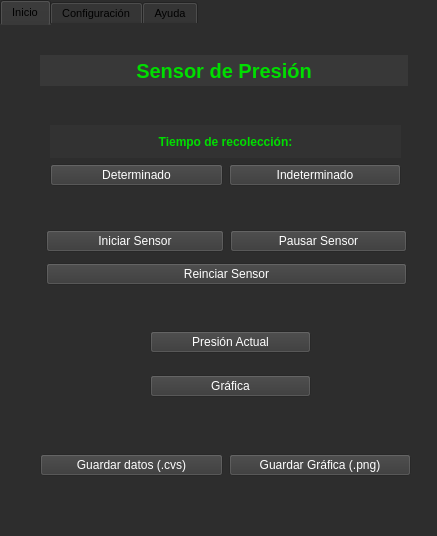
<?xml version="1.0" encoding="UTF-8"?>
<ui version="4.0">
 <class>MainWindow</class>
 <widget class="QMainWindow" name="MainWindow">
  <property name="geometry">
   <rect>
    <x>0</x>
    <y>0</y>
    <width>437</width>
    <height>536</height>
   </rect>
  </property>
  <property name="windowTitle">
   <string>MainWindow</string>
  </property>
  <property name="styleSheet">
   <string notr="true">background-color: rgb(45, 45,45);
border-color: rgb(56, 56, 56);
</string>
  </property>
  <widget class="QWidget" name="centralwidget">
   <widget class="QTabWidget" name="Ayuda">
    <property name="geometry">
     <rect>
      <x>0</x>
      <y>0</y>
      <width>451</width>
      <height>531</height>
     </rect>
    </property>
    <property name="sizePolicy">
     <sizepolicy hsizetype="Fixed" vsizetype="Fixed">
      <horstretch>0</horstretch>
      <verstretch>0</verstretch>
     </sizepolicy>
    </property>
    <property name="font">
     <font>
      <pointsize>8</pointsize>
     </font>
    </property>
    <property name="autoFillBackground">
     <bool>false</bool>
    </property>
    <property name="styleSheet">
     <string notr="true">background-color: rgb(45, 45, 45);
selection-color: rgb(255, 255, 255);
border-color: rgb(45, 45, 45);
selection-color: rgb(255, 255, 255);</string>
    </property>
    <property name="tabPosition">
     <enum>QTabWidget::North</enum>
    </property>
    <property name="tabShape">
     <enum>QTabWidget::Rounded</enum>
    </property>
    <property name="currentIndex">
     <number>0</number>
    </property>
    <property name="iconSize">
     <size>
      <width>25</width>
      <height>25</height>
     </size>
    </property>
    <property name="elideMode">
     <enum>Qt::ElideLeft</enum>
    </property>
    <widget class="QWidget" name="tab">
     <attribute name="title">
      <string>Inicio</string>
     </attribute>
     <widget class="QWidget" name="layoutWidget_2">
      <property name="geometry">
       <rect>
        <x>46</x>
        <y>200</y>
        <width>361</width>
        <height>67</height>
       </rect>
      </property>
      <layout class="QVBoxLayout" name="verticalLayout_5">
       <item>
        <layout class="QHBoxLayout" name="horizontalLayout_4">
         <item>
          <widget class="QPushButton" name="b1_4">
           <property name="styleSheet">
            <string notr="true">background-color: rgb(56, 56, 56);
color: rgb(255, 255, 255);</string>
           </property>
           <property name="text">
            <string>Iniciar Sensor</string>
           </property>
          </widget>
         </item>
         <item>
          <widget class="QPushButton" name="b2_2">
           <property name="styleSheet">
            <string notr="true">color: rgb(255, 255, 255);
background-color: rgb(56, 56, 56);</string>
           </property>
           <property name="text">
            <string>Pausar Sensor</string>
           </property>
          </widget>
         </item>
        </layout>
       </item>
       <item>
        <widget class="QPushButton" name="b25_2">
         <property name="styleSheet">
          <string notr="true">color: rgb(255, 255, 255);
background-color: rgb(56, 56, 56);</string>
         </property>
         <property name="text">
          <string>Reinciar Sensor</string>
         </property>
        </widget>
       </item>
      </layout>
     </widget>
     <widget class="QWidget" name="layoutWidget_3">
      <property name="geometry">
       <rect>
        <x>50</x>
        <y>100</y>
        <width>351</width>
        <height>61</height>
       </rect>
      </property>
      <layout class="QVBoxLayout" name="verticalLayout_6">
       <item>
        <widget class="QLabel" name="label_3">
         <property name="font">
          <font>
           <weight>75</weight>
           <bold>true</bold>
          </font>
         </property>
         <property name="styleSheet">
          <string notr="true">background-color: rgba(64, 64, 64, 72);
color: rgb(0, 222, 0);</string>
         </property>
         <property name="text">
          <string>Tiempo de recolección:</string>
         </property>
         <property name="alignment">
          <set>Qt::AlignCenter</set>
         </property>
        </widget>
       </item>
       <item>
        <layout class="QHBoxLayout" name="horizontalLayout_5">
         <item>
          <widget class="QPushButton" name="b1_5">
           <property name="styleSheet">
            <string notr="true">background-color: rgb(56, 56, 56);
color: rgb(255, 255, 255);</string>
           </property>
           <property name="text">
            <string>Determinado</string>
           </property>
          </widget>
         </item>
         <item>
          <widget class="QPushButton" name="b1_6">
           <property name="styleSheet">
            <string notr="true">background-color: rgb(56, 56, 56);
color: rgb(255, 255, 255);</string>
           </property>
           <property name="text">
            <string>Indeterminado</string>
           </property>
          </widget>
         </item>
        </layout>
       </item>
      </layout>
     </widget>
     <widget class="QWidget" name="layoutWidget_4">
      <property name="geometry">
       <rect>
        <x>40</x>
        <y>410</y>
        <width>371</width>
        <height>61</height>
       </rect>
      </property>
      <layout class="QHBoxLayout" name="horizontalLayout_6">
       <item>
        <widget class="QPushButton" name="b6_2">
         <property name="styleSheet">
          <string notr="true">color: rgb(255, 255, 255);
background-color: rgb(56, 56, 56);</string>
         </property>
         <property name="text">
          <string>Guardar datos (.cvs)</string>
         </property>
        </widget>
       </item>
       <item>
        <widget class="QPushButton" name="b5_2">
         <property name="styleSheet">
          <string notr="true">background-color: rgb(56, 56, 56);
color: rgb(255, 255, 255);</string>
         </property>
         <property name="text">
          <string>Guardar Gráfica (.png)</string>
         </property>
        </widget>
       </item>
      </layout>
     </widget>
     <widget class="QLabel" name="label">
      <property name="geometry">
       <rect>
        <x>40</x>
        <y>30</y>
        <width>368</width>
        <height>31</height>
       </rect>
      </property>
      <property name="font">
       <font>
        <pointsize>15</pointsize>
        <weight>75</weight>
        <bold>true</bold>
        <underline>false</underline>
        <kerning>true</kerning>
       </font>
      </property>
      <property name="autoFillBackground">
       <bool>false</bool>
      </property>
      <property name="styleSheet">
       <string notr="true">color: rgb(0, 222, 0);
background-color: rgb(56, 56, 56);</string>
      </property>
      <property name="text">
       <string>Sensor de Presión</string>
      </property>
      <property name="scaledContents">
       <bool>false</bool>
      </property>
      <property name="alignment">
       <set>Qt::AlignCenter</set>
      </property>
     </widget>
     <widget class="QWidget" name="layoutWidget">
      <property name="geometry">
       <rect>
        <x>150</x>
        <y>290</y>
        <width>161</width>
        <height>100</height>
       </rect>
      </property>
      <layout class="QVBoxLayout" name="verticalLayout_4">
       <item>
        <widget class="QPushButton" name="b3_2">
         <property name="styleSheet">
          <string notr="true">color: rgb(255, 255, 255);
background-color: rgb(56, 56, 56);</string>
         </property>
         <property name="text">
          <string>Presión Actual</string>
         </property>
        </widget>
       </item>
       <item>
        <widget class="QPushButton" name="b4_2">
         <property name="styleSheet">
          <string notr="true">color: rgb(255, 255, 255);
background-color: rgb(56, 56, 56);</string>
         </property>
         <property name="text">
          <string>Gráfica</string>
         </property>
        </widget>
       </item>
      </layout>
     </widget>
    </widget>
    <widget class="QWidget" name="tab_3">
     <attribute name="title">
      <string>Configuración</string>
     </attribute>
     <widget class="QGroupBox" name="groupBox">
      <property name="geometry">
       <rect>
        <x>20</x>
        <y>30</y>
        <width>131</width>
        <height>91</height>
       </rect>
      </property>
      <property name="styleSheet">
       <string notr="true">background-color: rgb(64, 64, 64);
color: rgb(255, 255, 255);</string>
      </property>
      <property name="title">
       <string>Puerto del Sensor:</string>
      </property>
      <widget class="QRadioButton" name="radioButton_3">
       <property name="geometry">
        <rect>
         <x>10</x>
         <y>20</y>
         <width>89</width>
         <height>20</height>
        </rect>
       </property>
       <property name="text">
        <string>TTYUSB0</string>
       </property>
      </widget>
      <widget class="QRadioButton" name="radioButton_2">
       <property name="geometry">
        <rect>
         <x>10</x>
         <y>40</y>
         <width>89</width>
         <height>20</height>
        </rect>
       </property>
       <property name="text">
        <string>TTYUSB1</string>
       </property>
      </widget>
      <widget class="QRadioButton" name="radioButton">
       <property name="geometry">
        <rect>
         <x>10</x>
         <y>60</y>
         <width>89</width>
         <height>20</height>
        </rect>
       </property>
       <property name="text">
        <string>TTYUSB2</string>
       </property>
       <property name="checkable">
        <bool>true</bool>
       </property>
       <property name="checked">
        <bool>true</bool>
       </property>
       <property name="autoRepeat">
        <bool>true</bool>
       </property>
      </widget>
     </widget>
     <widget class="QGroupBox" name="groupBox_2">
      <property name="geometry">
       <rect>
        <x>20</x>
        <y>160</y>
        <width>391</width>
        <height>201</height>
       </rect>
      </property>
      <property name="styleSheet">
       <string notr="true">background-color: rgb(64, 64, 64);
color: rgb(255, 255, 255);</string>
      </property>
      <property name="title">
       <string>Directorios de guardado:</string>
      </property>
      <widget class="QLineEdit" name="lineEdit">
       <property name="geometry">
        <rect>
         <x>80</x>
         <y>40</y>
         <width>291</width>
         <height>21</height>
        </rect>
       </property>
       <property name="styleSheet">
        <string notr="true">background-color: rgb(255, 255, 255);
color: rgb(0, 0, 0);</string>
       </property>
       <property name="text">
        <string>C:/home/detectores/Software/mks_control/Grafica_Presion/</string>
       </property>
      </widget>
      <widget class="QLineEdit" name="lineEdit_2">
       <property name="geometry">
        <rect>
         <x>80</x>
         <y>120</y>
         <width>291</width>
         <height>21</height>
        </rect>
       </property>
       <property name="styleSheet">
        <string notr="true">background-color: rgb(255, 255, 255);
color: rgb(0, 0, 0);</string>
       </property>
       <property name="text">
        <string>C:/home/detectores/Software/mks_control/Datos_Presion/</string>
       </property>
       <property name="clearButtonEnabled">
        <bool>false</bool>
       </property>
      </widget>
      <widget class="QLabel" name="label_5">
       <property name="geometry">
        <rect>
         <x>20</x>
         <y>40</y>
         <width>56</width>
         <height>16</height>
        </rect>
       </property>
       <property name="text">
        <string>Gráfica:</string>
       </property>
      </widget>
      <widget class="QLabel" name="label_6">
       <property name="geometry">
        <rect>
         <x>20</x>
         <y>120</y>
         <width>41</width>
         <height>16</height>
        </rect>
       </property>
       <property name="text">
        <string>Datos:</string>
       </property>
      </widget>
      <widget class="QPushButton" name="pushButton">
       <property name="geometry">
        <rect>
         <x>260</x>
         <y>70</y>
         <width>93</width>
         <height>28</height>
        </rect>
       </property>
       <property name="text">
        <string>Seleccionar.</string>
       </property>
      </widget>
      <widget class="QPushButton" name="pushButton_2">
       <property name="geometry">
        <rect>
         <x>260</x>
         <y>150</y>
         <width>93</width>
         <height>28</height>
        </rect>
       </property>
       <property name="text">
        <string>Seleccionar.</string>
       </property>
      </widget>
     </widget>
    </widget>
    <widget class="QWidget" name="tab_2">
     <attribute name="title">
      <string>Ayuda</string>
     </attribute>
     <widget class="QLabel" name="label_2">
      <property name="geometry">
       <rect>
        <x>60</x>
        <y>30</y>
        <width>321</width>
        <height>61</height>
       </rect>
      </property>
      <property name="font">
       <font>
        <pointsize>16</pointsize>
       </font>
      </property>
      <property name="styleSheet">
       <string notr="true">color: rgb(255, 255, 255);</string>
      </property>
      <property name="text">
       <string>Para más información ir a:</string>
      </property>
     </widget>
     <widget class="QLabel" name="label_4">
      <property name="geometry">
       <rect>
        <x>20</x>
        <y>160</y>
        <width>401</width>
        <height>41</height>
       </rect>
      </property>
      <property name="font">
       <font>
        <pointsize>10</pointsize>
       </font>
      </property>
      <property name="styleSheet">
       <string notr="true">background-color: rgb(64, 64, 64);
color: rgb(255, 255, 255);</string>
      </property>
      <property name="text">
       <string>https://github.com/El-Ethanol/Sensor_de_Presion.git</string>
      </property>
      <property name="alignment">
       <set>Qt::AlignCenter</set>
      </property>
      <property name="openExternalLinks">
       <bool>true</bool>
      </property>
      <property name="buddy">
       <cstring>Ayuda</cstring>
      </property>
     </widget>
     <widget class="QLabel" name="label_7">
      <property name="geometry">
       <rect>
        <x>110</x>
        <y>460</y>
        <width>221</width>
        <height>20</height>
       </rect>
      </property>
      <property name="styleSheet">
       <string notr="true">color: rgb(255, 255, 255);</string>
      </property>
      <property name="text">
       <string>Ethan Campos Méndez, México 2021</string>
      </property>
      <property name="alignment">
       <set>Qt::AlignCenter</set>
      </property>
     </widget>
    </widget>
   </widget>
  </widget>
  <widget class="QStatusBar" name="statusbar"/>
 </widget>
 <resources/>
 <connections/>
</ui>
